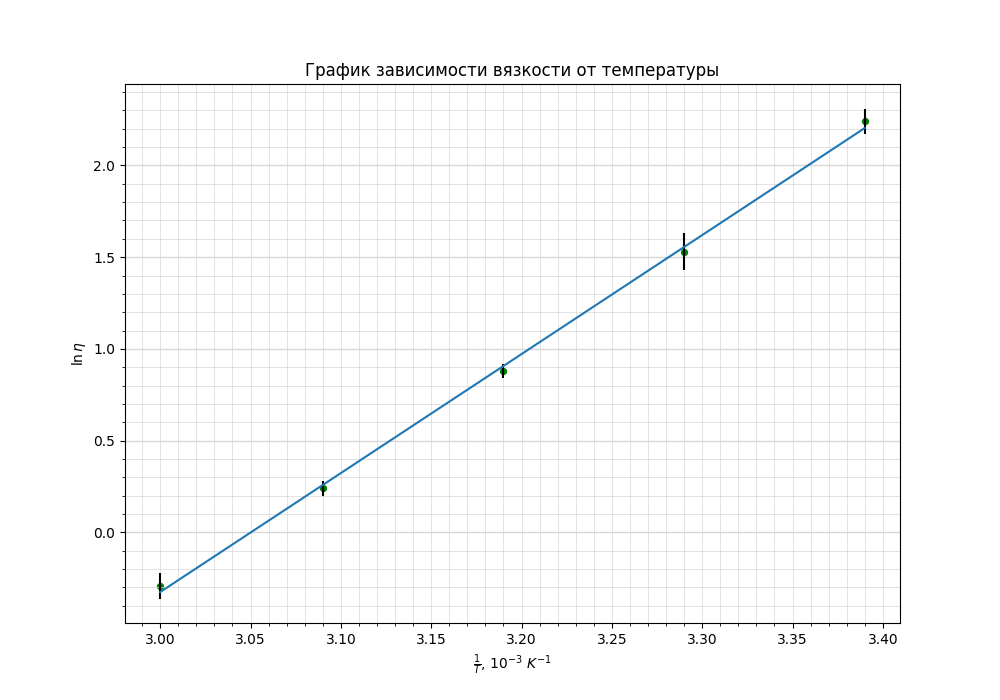

Generate this figure with Python:
import numpy as np
import matplotlib.pyplot as plt
from matplotlib.ticker import MultipleLocator

plt.figure(figsize=(10,7))  #Размер изображения
plt.title('График зависимости вязкости от температуры') # Заголовок

x = [3.39, 3.29, 3.19, 3.09, 3] # Координата x
y = [2.24, 1.53, 0.88, 0.24, -0.29] # Координата y


plt.scatter(x, y, s=18, c='green')  # Экспериментальные точки на графике

plt.xlabel(r'$\frac{1}{T}$, $10^{-3}$ $K^{-1}$') # Подпись абсцисс
plt.ylabel(r'$\ln{\eta}$') # Подпись ординат

xerr = [1*10**(-6)]  # Погрешность по y
yerr = [0.088, 0.123, 0.129, 0.079, 0.090] # Погрешность по x
plt.errorbar(x, y, xerr=xerr, yerr=yerr, fmt=" ", color='k')

p = np.polyfit(x, y, deg=1) # Построение кривой по мнк
p_f = np.poly1d(p)
plt.plot(x, p_f(x))
print(p_f)


DP = 2
ax = plt.gca()

## Характеристики сетки

ax.xaxis.set_minor_locator(MultipleLocator(0.01))
ax.xaxis.set_major_locator(MultipleLocator(0.05))
ax.yaxis.set_minor_locator(MultipleLocator(0.1))
ax.yaxis.set_major_locator(MultipleLocator(0.5))
ax.yaxis.grid(True,'major',linewidth=2/DP,linestyle='-',color='#d7d7d7')
ax.xaxis.grid(True,'minor',linewidth=1/DP,linestyle='-',color='#d7d7d7')
ax.yaxis.grid(True,'minor',linewidth=1/DP,linestyle='-',color='#d7d7d7')
ax.xaxis.grid(True,'major',linewidth=1/DP,linestyle='-',color='#d7d7d7',zorder=0)

plt.savefig('plot')